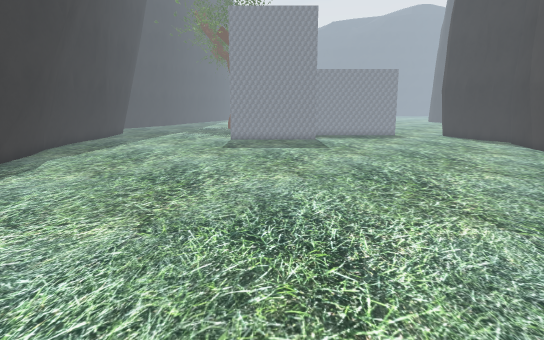
[1] (above)

16 first-person views from a walk through a scene from a Unity 3-D project. The camera is 1.3 m above the floor, tilts 10° down and sees 75° across. The floor is counted in squares, 0.5 m on a side. Each view is taken from the middle of a square. On the plan, view 1 faces up. The plan holds only what a view shows up to about 20 squares ahead; the rest is blank. The place goes on beyond the plan. The player character is not drawn. Some animated figures are left out.

[2]
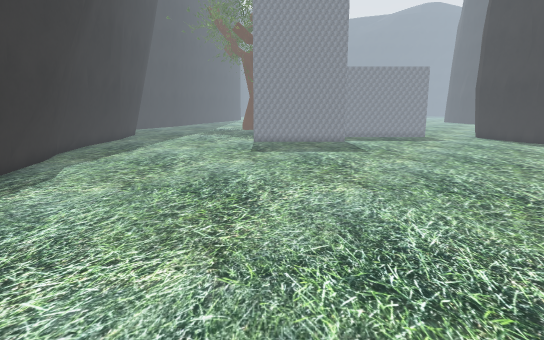

[3]
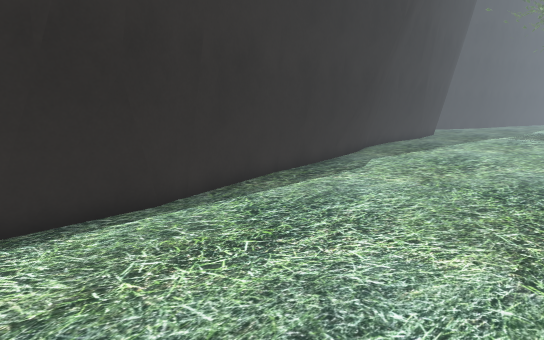

[4]
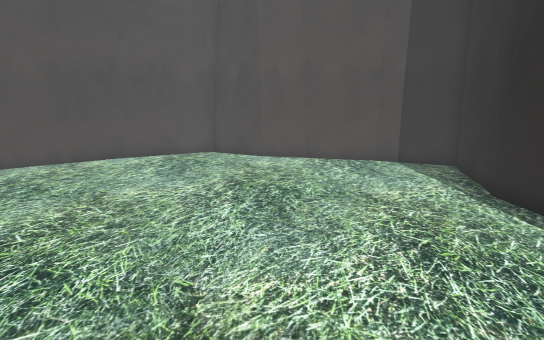

[5]
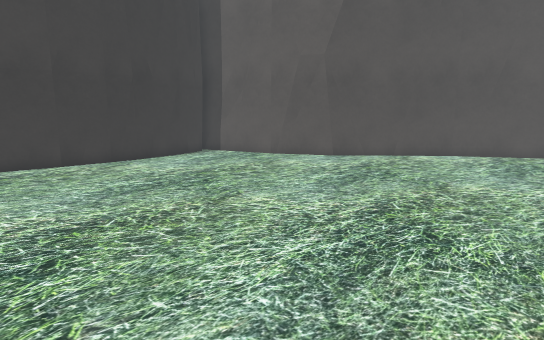

[6]
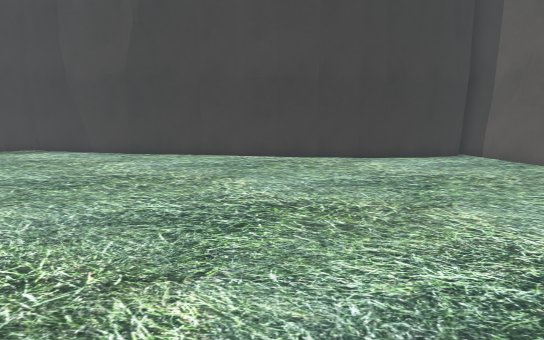

[7]
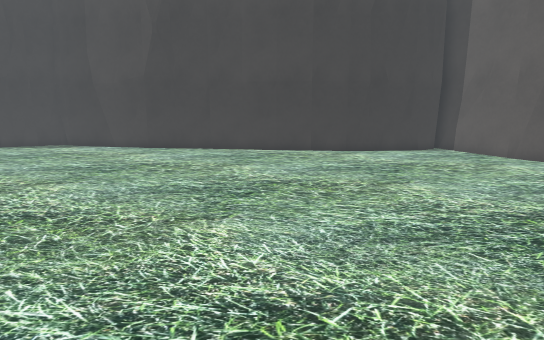

[8]
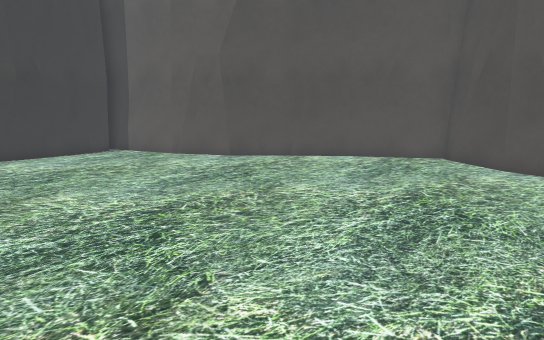

[9]
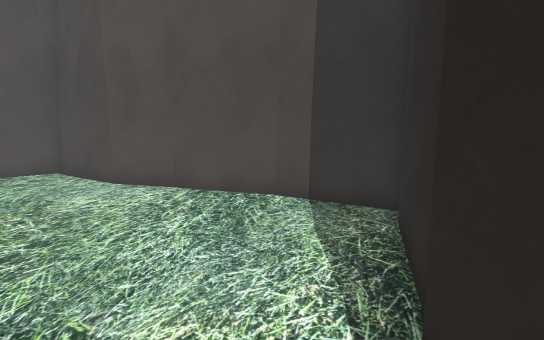

[10]
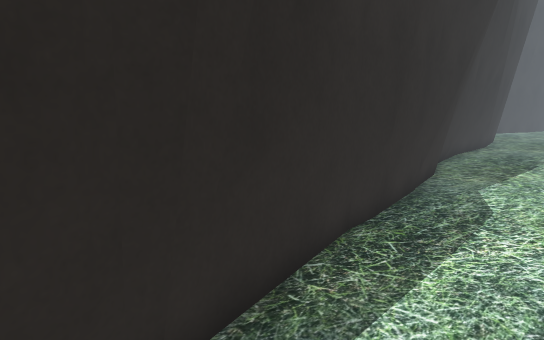

[11]
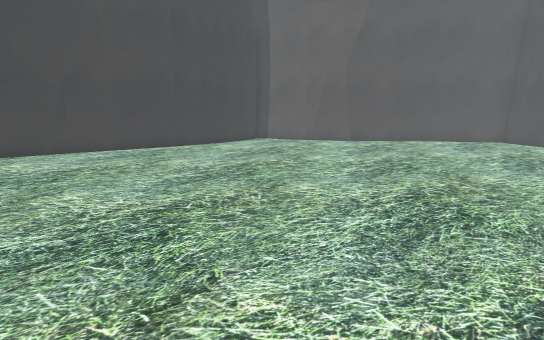

[12]
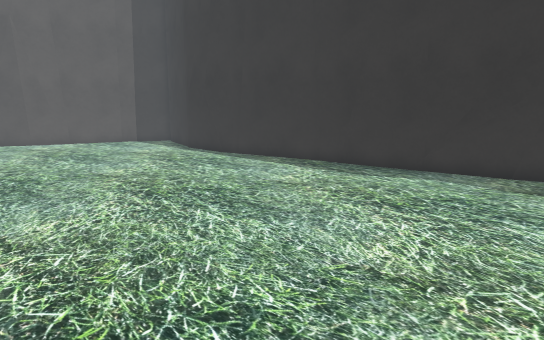

[13]
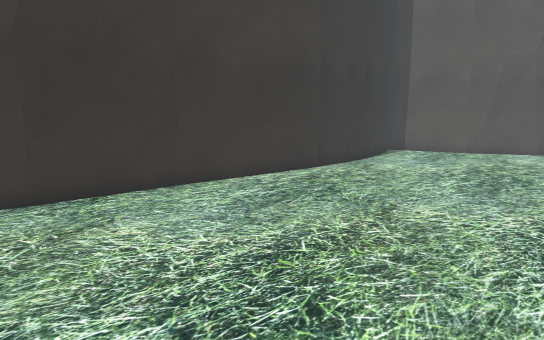

[14]
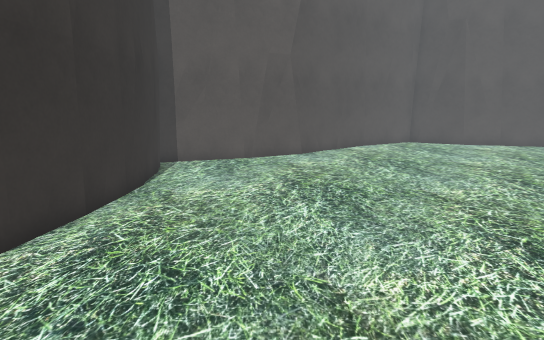

[15]
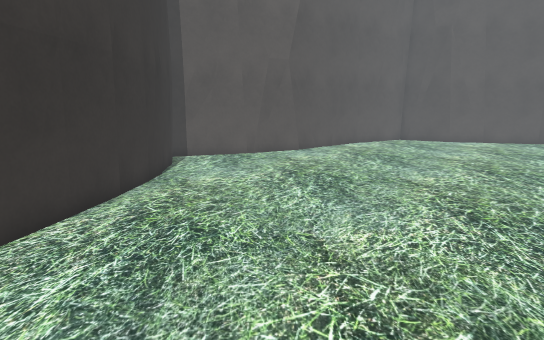

[16]
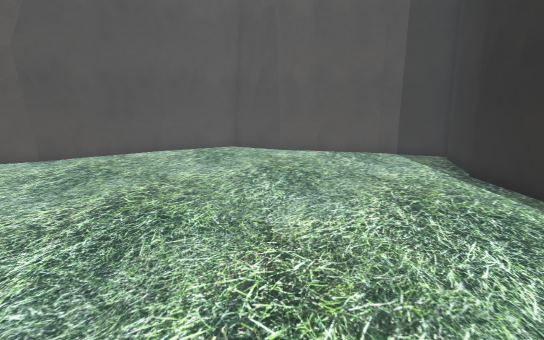

### Floor plan
Points are (right, up) in squares from view 1. A wall is a line through its corners. A room is listed if a view was taken in it or the views show most of it. See-through windows are left out.
Room 1 (views 1, 2, 3, 4, 5, 6, 7, 8, 9, 10, 11, 12, 13, 14, 15, 16)
walls: (-10.2, 4.9) (-10.1, 2.2); (-10.9, 6.9) (-10.8, 6.1); (-11.2, 7.2) (-10.1, 4.3); (-10, 2.8) (-10.9, 0.9); (-11.9, 11.4) (-10.8, 6.5); (14.2, 7.4) (15.9, 20.1); (8.4, -2.1) (11.1, -0.5); (14.1, 6.2) (14.2, 7.1); (10.5, -0.7) (15.6, 1.2); (-12, 13.4) (-11.9, 11.2); (10.5, -1) (13.6, 0.3); (14.5, 5.8) (14.3, 6.3); (6.9, -3.8) (8.8, -2); (-10.9, 1) (-11.9, -3); (5.3, -5) (7, -3.7); (14.9, 2.9) (14.6, 3.7); (13.4, 0.2) (14.6, 0.5); (14.8, 2.4) (14.3, 7.6); (15.4, 14.2) (15.8, 18.2); (3.6, -6.5) (8.6, -1.9); (15.2, 1.8) (15, 2.5); (14.6, 0.6) (16, 1.3); (-12.4, 18.6) (-12.3, 16.2); (-3.6, -7) (-1, -8.6); (-6.7, -6.2) (-5.6, -6.6); (-11.9, -2.8) (-12.3, -3.7) (-9.1, -5.4); (-1.5, -8.4) (-0.6, -9.1); (-9.3, -5.4) (-3.4, -7.2); (-1.1, -8.6) (-0.5, -9.1) (3.7, -6.4); (-13.1, 20) (-11.9, 12.6); (-13, 20.4) (-12.3, 16.8); (-13, 20.8) (-12.3, 18.3); (16, 20) (16.6, 22.4); (-13.5, 21.1) (-13, 19.7); (-13.3, 21.9) (-13.1, 20.7)
low walls: (-10.4, 5.2) (-10.4, 2.9); (-10.7, 5.3) (-10.4, 1.7); (-13.1, 19.4) (-12.6, 16.2); (-13.6, 20.8) (-13.1, 19.3)

Where each view was taken, in squares from view 1:
view 1: 0 up, 0 right, facing up
view 2: 2 up, 2 left, facing up
view 3: 1 up, 2 left, facing up-left
view 4: 12 up, 4 left, facing down
view 5: 14 up, 3 left, facing down-right
view 6: 12 up, 4 left, facing right
view 7: 12 up, 7 left, facing right
view 8: 10 up, 7 left, facing down-right
view 9: 5 up, 9 left, facing down
view 10: 5 up, 8 left, facing up-left
view 11: 22 up, 7 left, facing down-right
view 12: 22 up, 2 right, facing down-left
view 13: 22 up, 5 right, facing down-right
view 14: 18 up, 10 right, facing down
view 15: 20 up, 10 right, facing down
view 16: 15 up, 3 left, facing down
